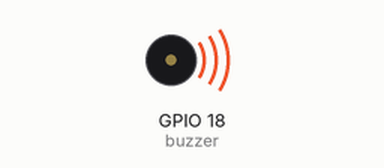
Simulated run of this program. Board: Raspberry Pi (BCM pin numbers). Shown: buzzer (waves = sounding). At 11.5 s the program stops and its outputs stay as they are.

Above: at 0.1 s.
At 11.6 s:
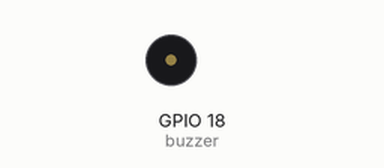
Timing chart, 0 to 13.0 s (numbered marks = the images above):
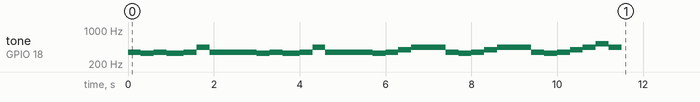

Measured:
- by itself, tone on GPIO 18 (buzzer): plays 349 Hz for 0.30 s, 329 Hz for 0.30 s, 349 Hz for 0.30 s, 329 Hz for 0.40 s, 349 Hz for 0.30 s, 440 Hz for 0.30 s … (29 notes in this stretch)

The program:

foxrain.py
```python
import RPi.GPIO as GPIO
import time

buzzer = 18
GPIO.setmode(GPIO.BCM)
GPIO.setup(buzzer, GPIO.OUT)

pwm = GPIO.PWM(buzzer, 1.0)
pwm.start(10.0)

scale = [261.63, 293.66, 329.63, 349.23, 392, 440, 493.88, 523.25]
fox = [3,2,3,2,\
	3,5,3,\
	3,2,3,2,\
	3,5,3,\
	3,2,3,4,5,\
	3,2,3,4,5,\
	3,2,3,4,5,7,5
]

try:
	for i in range(0,31):
		pwm.ChangeFrequency(scale[fox[i]])
		if i==3 or i==10:
			time.sleep(0.4)
		elif i==6 or i==13 or i==18 or i==23:
			time.sleep(0.8)
		else:
			time.sleep(0.3)

finally:
	GPIO.cleanup()
```
